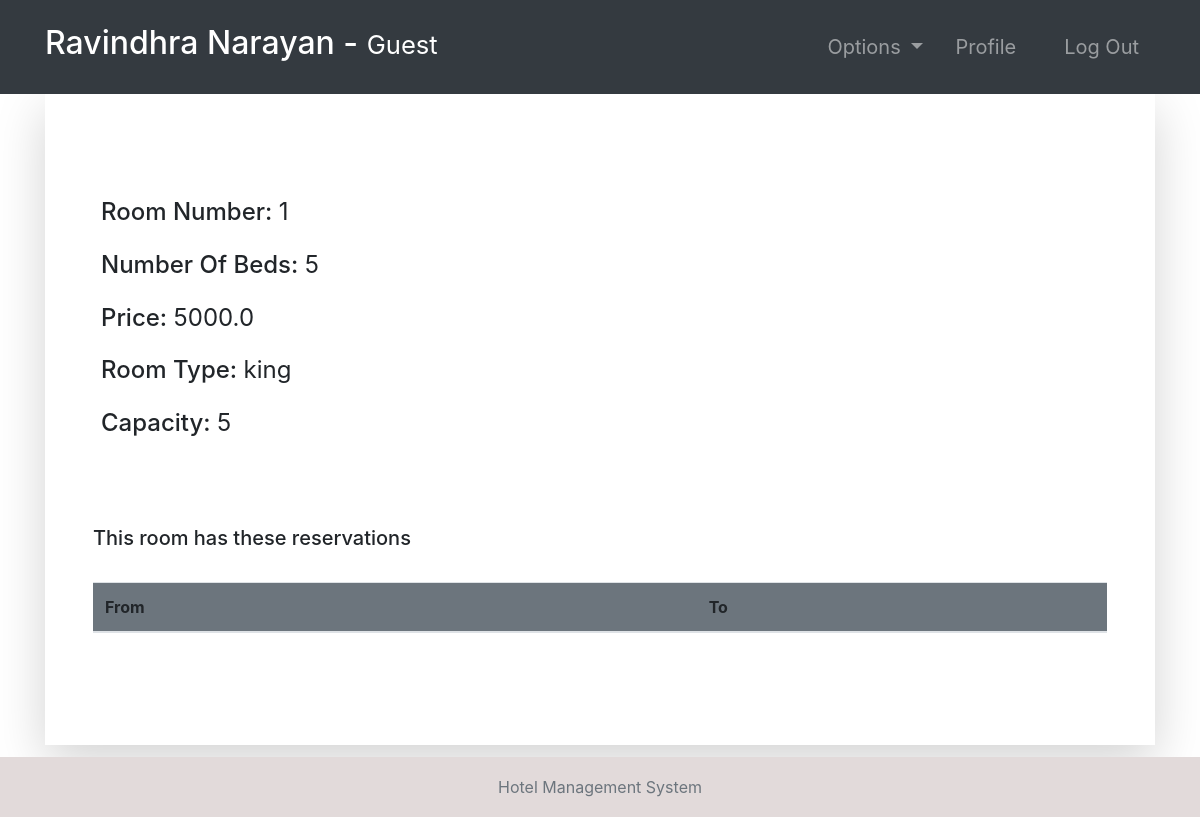
Page /room-profile/1/ (signed in) on the committed database.
### room/models.py (models this page shows, shortened)
class Room(models.Model):
    ROOM_TYPES = (
        ('King', 'King'),
        ('Luxury', 'Luxury'),
        ('Normal', 'Normal'),
        ('Economic', 'Economic'),
    )
    number = models.IntegerField(primary_key=True)
    capacity = models.SmallIntegerField()
    numberOfBeds = models.SmallIntegerField()
    roomType = models.CharField(max_length=20, choices=ROOM_TYPES)
    price = models.FloatField()
    statusStartDate = models.DateField(null=True)
    statusEndDate = models.DateField(null=True)

### room/views.py (the view, shortened to what this page needs)
# urls.py: path('room-profile/<str:id>/', room_profile, name="room-profile"),
@login_required(login_url='login')
def room_profile(request, id):
    role = str(request.user.groups.all()[0])
    path = role + "/"
    tempRoom = Room.objects.get(number=id)
    bookings = Booking.objects.filter(roomNumber=tempRoom)
    guests = Guest.objects.all()
    bookings2 = Booking.objects.all()
    context = {
        "role": role,
        "bookings": bookings,
        "room": tempRoom,
        "guests": guests,
        "bookings2": bookings2
    }
    return render(request, path + "room-profile.html", context)

### accounts/models.py (called while the page is built)
    def currentRoom(self):
        booking = Booking.objects.filter(guest=self).last()
        return booking.roomNumber

### Templates/guest/room-profile.html
{% extends '../index.html' %}
{% block context %}
{% include '../common_pages/room-profile.html' %}
{% endblock %}

### Templates/incs/nav.html (shortened to what this page needs)
<nav class="navbar navbar-dark bg-dark navbar-expand-lg py-3 " role="navigation">
    <div class="container">
        <a href="" class="navbar-brand">
            <h2 class="text-capitalize">
                {{ request.user.first_name }} {{ request.user.last_name }} -
                <small>
                    {{ role }}
                </small>
            </h2>
        </a>
        <div class="collapse navbar-collapse" id="navbarTags">
            <ul class="navbar-nav ml-auto">
                <li class="nav-item dropdown p-2">
                    <a class="nav-link dropdown-toggle" href="#" id="navbarDropdown" role="button"
                        data-toggle="dropdown" aria-haspopup="true" aria-expanded="false">
                        Options
                    </a>
                </li>
                <li class="nav-item mr-3 p-2">
                    {% if role == 'guest' %}
                    <a href="{% url 'guest-profile' user.id %}" class="nav-link">Profile</a>
                    {% endif %}
                </li>
                <li class="nav-item p-2 ">
                    <a href="{% url 'logout' %}" class="nav-link">Log Out</a>
                </li>
            </ul>
        </div>
    </div>
</nav>

### Templates/common_pages/room-profile.html (shortened to what this page needs)
<div class="container">
    <div class="shadow-lg p-5">
        <div class="row mt-5">
            <div class="col-6">
                <div class="p-2 h4">
                    <span>Room Number:</span>
                    <span class="font-weight-normal">{{room.number}}</span>
                </div>
                <div class="p-2 h4">
                    <span>Number Of Beds:</span>
                    <span class="font-weight-normal">{{room.numberOfBeds}}</span>
                </div>
                <div class="p-2 h4">
                    <span>Price:</span>
                    <span class="font-weight-normal">{{room.price}}</span>
                </div>
                <div class="p-2 h4">
                    <span>Room Type:</span>
                    <span class="font-weight-normal">{{ room.roomType }}</span>
                </div>
                <div class="p-2 h4">
                    <span>Capacity: </span>
                    <span class="font-weight-normal">{{room.capacity}}</span>
                </div>
            </div>
            <div class="col-6">
                <br>
            </div>
        </div>
        <br>
        <div class="table-responsive table-striped my-5">
            <div class="table-header row">
                <div class="col-sm-12 col-md-12 col-lg-4 mb-4">
                    <h5>This room has these reservations</h5>
                </div>
            </div>
            <table class="table table-hover table-striped">
                <thead class="bg-secondary rounded">
                    <tr>
                        <th>From </th>
                        <th>To</th>
                    </tr>
                </thead>
            </table>
        </div>
    </div>
</div>

### static/css/main.css (style rules this page uses)
* { margin: 0; padding: 0; -webkit-font-smoothing: antialiased; }
body { position: relative; }
nav .nav-item { font-size: 20px; }

### rows in the picture
Room: number "1", numberOfBeds "5", price "5000.0", roomType "king", capacity "5"

### other values in the picture
{{ request.user.first_name }} "Ravindhra"
{{ request.user.last_name }} "Narayan"
{{ role }} "Guest"
